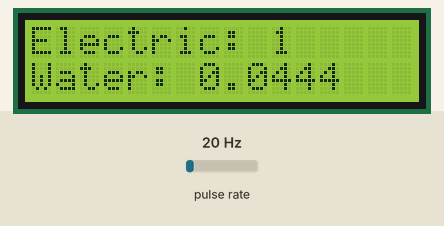
Simulated run of this sketch. Board: ESP8266 (NodeMCU). Shown: 16×2 character LCD. Wiring (inferred from the names in the program): pulse sensor: data D5. Inputs (shaded band) come from the test bench; at power-on: pulse rate 20 Hz. WiFi joins after 1.5 s; servers stay silent unless stated; random numbers use the default seed unless the sketch sets one; no MQTT or app messages arrive unless stated; what the sketch prints to the serial monitor is not drawn.

Above: at 2.2 s.
2.3 s: pulse rate (sensor on D5) set to 4 Hz
At 3.2 s:
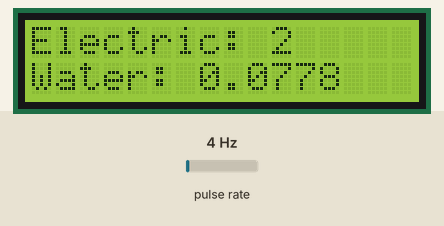
5.1 s: pulse rate (sensor on D5) set to 50 Hz
At 6.4 s:
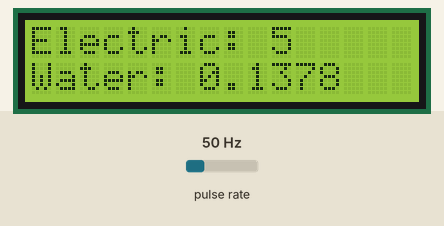
8.1 s: pulse rate (sensor on D5) set to 100 Hz
At 9.5 s:
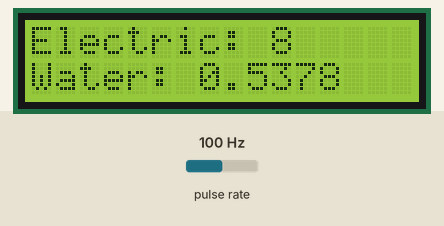
Timing chart, 0 to 11.1 s (numbered marks = the images above; inputs shaded):
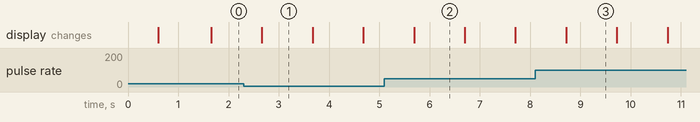

The sketch:

send_flow_data.ino
```cpp
//Import Library
#include <ESP8266WiFi.h>
#include <PubSubClient.h>
#include <LiquidCrystal_I2C.h>
#include <Wire.h>
//----------------------------------------------------

//Global Variable
//  ID

//  LCD
LiquidCrystal_I2C lcd(0x27, 16, 2);
//  Wi-Fi
const char *ssid = "($this)iPhone";
const char *password = "12345678";
//  MQTT
const char *mqtt_server = "broker.mqttdashboard.com";
WiFiClient espClient;
PubSubClient client(espClient);
char outTopic[] = "myTopic";
int number = 1;
int room = 112;
//  Water Flow Sensor
volatile int NbTopsFan; //measuring the rising edges of the signal
float Calc;
float Total;
int intTotal;
int hallsensor = 14;   //The pin location of the sensor
//  otherwise
int delayTime = 1;
//----------------------------------------------------

//Function
//  Connect to Wi-Fi
void setup_wifi() {
  delay(10);
  // We start by connecting to a WiFi network
  Serial.println();
  Serial.print("Connecting to ");
  Serial.println(ssid);
  WiFi.begin(ssid, password);
  if (WiFi.status() != WL_CONNECTED)
  {
    delay(500);
    Serial.print(".");
  }
  Serial.println("");
  Serial.println("WiFi connected");
  Serial.println("IP address: ");
  Serial.println(WiFi.localIP());
}

//  Connect to MQTT
void reconnect() {
  // Loop until we're reconnected
  if (!client.connected())
  {
    Serial.print("Attempting MQTT connection...");
    char clientID[15];
    String("iot-" + String(random(1000000))).toCharArray(clientID, 15);
    //Random Client ID
    if (client.connect(clientID))
    {
      Serial.println("Successfully connected with MQTT");
      Serial.print("Client: ");
      Serial.println(clientID);
    }
    else
    {
      Serial.print("failed, rc=");
      Serial.print(client.state());
      Serial.println(" try again in 5 seconds"); // Wait 5 seconds before retrying delay(1000);
    }
  }
}


void rpm () {
  //This is the function that the interupt calls
  NbTopsFan++; //This function measures the rising and falling edge of the hall effect sensors signal
}


//----------------------------------------------------

//Main
void setup() {
  // put your setup code here, to run once:
  Serial.begin(115200);
  //Flow Sensor
  pinMode(hallsensor, INPUT); //initializes digital pin 2 as an input
  attachInterrupt(14, rpm, RISING); //and the interrupt is attached
  //Wi-Fi
  setup_wifi();
  //MQTT
  client.setServer(mqtt_server, 1883);
  //LCD
  Wire.begin(D2, D1);
  lcd.begin();
  lcd.home();
  lcd.print("Electric: 0");
  lcd.setCursor(0, 1);
  lcd.print("Water: 0");
  lcd.setCursor(0, 0);
}

void loop() {
  // put your main code here, to run repeatedly:
  if (!client.connected())
  {
    reconnect();
  }
  NbTopsFan = 0;     //Set NbTops to 0 ready for calculations
  sei();           //Enables interrupts
  delay (1000);     //Wait 1 second
  cli();           //Disable interrupts
  Calc = (NbTopsFan * 60 / 7.5) / 3600; //(Pulse frequency x 60) / 7.5Q, = flow rate in L/hour
  Total += Calc;
  intTotal = Total;
  Serial.print ("Total: "); //Prints the number calculated above
  Serial.println (Total, 4); //Prints the number calculated above
  Serial.print ("Calc: "); //Prints the number calculated above
  Serial.println (Calc, 4); //Prints the number calculated above
  lcd.setCursor(10, 0);
  lcd.print(number);
  lcd.setCursor(7, 1);
  lcd.print(Total, 4);
  if(delayTime == 5){
    char outPayload[1000] = "";
    sprintf(outPayload, "{\"room\": \"%i\", \"elec_usage\": %i, \"water_usage\" : %d.%04d}", room, number, (int)Total, (int)(Total*10000)%10000);
    Serial.print(outPayload);
    client.publish(outTopic, outPayload);
    delayTime = 0;
  }
  delayTime++;
  client.loop();
  number++;
}
```

Measured:
- what the display in image 1 shows lasts 1.0 s, from 2.7 s to 3.7 s
